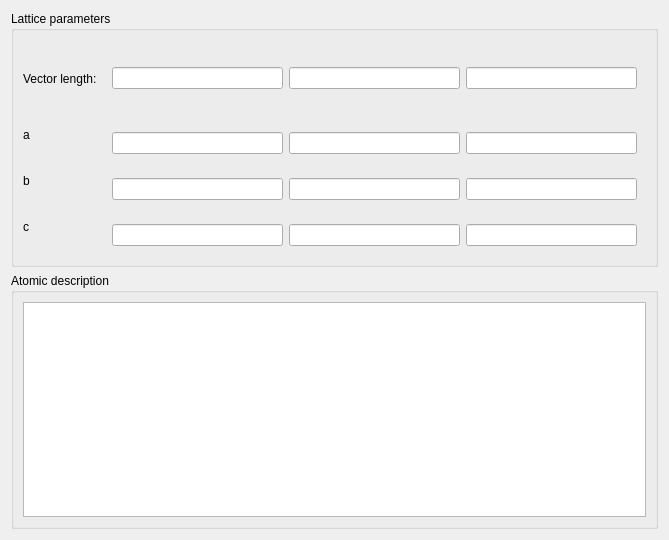
<?xml version="1.0" encoding="UTF-8"?>
<ui version="4.0">
 <class>qTdepUnitcell</class>
 <widget class="QWidget" name="qTdepUnitcell">
  <property name="geometry">
   <rect>
    <x>0</x>
    <y>0</y>
    <width>669</width>
    <height>540</height>
   </rect>
  </property>
  <property name="windowTitle">
   <string>Form</string>
  </property>
  <layout class="QVBoxLayout" name="verticalLayout">
   <item>
    <widget class="QGroupBox" name="groupBox">
     <property name="sizePolicy">
      <sizepolicy hsizetype="Preferred" vsizetype="Preferred">
       <horstretch>0</horstretch>
       <verstretch>0</verstretch>
      </sizepolicy>
     </property>
     <property name="title">
      <string>Lattice parameters</string>
     </property>
     <layout class="QFormLayout" name="formLayout">
      <item row="0" column="0">
       <widget class="QLabel" name="label">
        <property name="sizePolicy">
         <sizepolicy hsizetype="Preferred" vsizetype="Expanding">
          <horstretch>0</horstretch>
          <verstretch>0</verstretch>
         </sizepolicy>
        </property>
        <property name="text">
         <string>Vector length:</string>
        </property>
       </widget>
      </item>
      <item row="0" column="1">
       <widget class="QWidget" name="widget" native="true">
        <layout class="QHBoxLayout" name="horizontalLayout">
         <item>
          <widget class="QLineEdit" name="lineEdit"/>
         </item>
         <item>
          <widget class="QLineEdit" name="lineEdit_2"/>
         </item>
         <item>
          <widget class="QLineEdit" name="lineEdit_3"/>
         </item>
        </layout>
       </widget>
      </item>
      <item row="1" column="0">
       <widget class="QLabel" name="label_2">
        <property name="text">
         <string>a</string>
        </property>
       </widget>
      </item>
      <item row="2" column="0">
       <widget class="QLabel" name="label_3">
        <property name="text">
         <string>b</string>
        </property>
       </widget>
      </item>
      <item row="3" column="0">
       <widget class="QLabel" name="label_4">
        <property name="text">
         <string>c</string>
        </property>
       </widget>
      </item>
      <item row="1" column="1">
       <widget class="QWidget" name="widget_2" native="true">
        <layout class="QHBoxLayout" name="horizontalLayout_2">
         <item>
          <widget class="QLineEdit" name="lineEdit_4"/>
         </item>
         <item>
          <widget class="QLineEdit" name="lineEdit_5"/>
         </item>
         <item>
          <widget class="QLineEdit" name="lineEdit_6"/>
         </item>
        </layout>
       </widget>
      </item>
      <item row="2" column="1">
       <widget class="QWidget" name="widget_3" native="true">
        <layout class="QHBoxLayout" name="horizontalLayout_3">
         <item>
          <widget class="QLineEdit" name="lineEdit_7"/>
         </item>
         <item>
          <widget class="QLineEdit" name="lineEdit_8"/>
         </item>
         <item>
          <widget class="QLineEdit" name="lineEdit_9"/>
         </item>
        </layout>
       </widget>
      </item>
      <item row="3" column="1">
       <widget class="QWidget" name="widget_4" native="true">
        <layout class="QHBoxLayout" name="horizontalLayout_4">
         <item>
          <widget class="QLineEdit" name="lineEdit_10"/>
         </item>
         <item>
          <widget class="QLineEdit" name="lineEdit_11"/>
         </item>
         <item>
          <widget class="QLineEdit" name="lineEdit_12"/>
         </item>
        </layout>
       </widget>
      </item>
     </layout>
    </widget>
   </item>
   <item>
    <widget class="QGroupBox" name="groupBox_2">
     <property name="title">
      <string>Atomic description</string>
     </property>
     <layout class="QVBoxLayout" name="verticalLayout_2">
      <item>
       <widget class="QTableView" name="tableView"/>
      </item>
     </layout>
    </widget>
   </item>
  </layout>
 </widget>
 <resources/>
 <connections/>
</ui>
